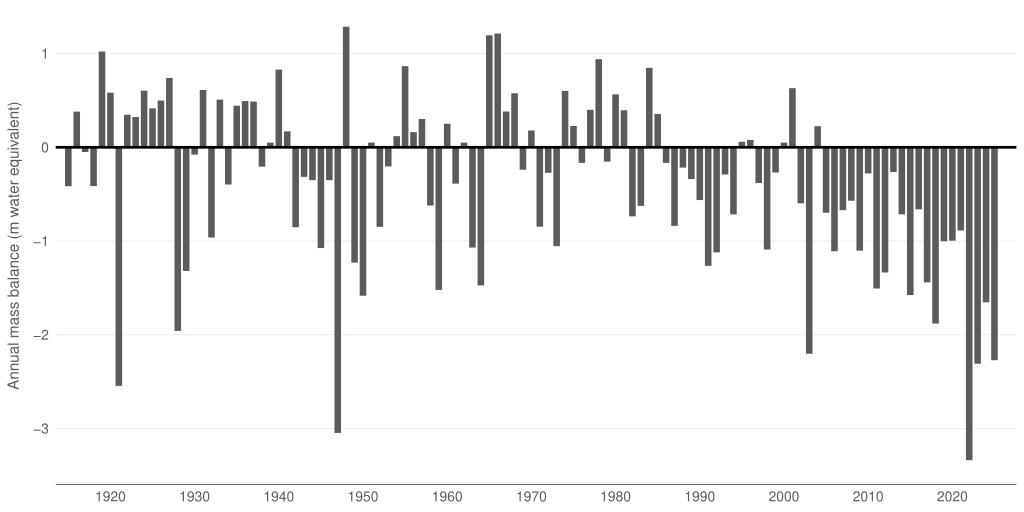

Reproduce this figure in R.
# Task 4 v6 — Silvrettagletscher annual mass balance, 1915-2025.
# v6 changes vs v5:
#   - Scope narrowed from "all monitored Swiss glaciers, area-weighted"
#     to a single glacier: Silvrettagletscher (A10g-05). The aggregated
#     series mixed glaciers with very different baselines, observer
#     histories, and areas; a single-glacier record removes that noise
#     and shows one continuous, comparable measurement.
#   - Silvretta has an unbroken record 1915-2025 (111 years, no gaps),
#     so the chart now spans the full series instead of starting at 1956.
#   - In-panel annotations removed: the two label blocks and their
#     leader segments are gone. The chart now carries only bars, the
#     zero baseline, and the y-axis. Title and source live in Quarto.
#
# Story for Silvretta alone:
#   - 21 straight negative years, 2005-2025. 2004 (+0.225 m w.e.) was
#     the last positive year on record.
#   - Era means: 1915-1989 -0.13 m/yr; 1990-2021 -0.76 m/yr; 2022-2025
#     -2.39 m/yr. The recent four-year average is ~19x the pre-1990
#     baseline.
#   - Worst year: 2022 at -3.34 m w.e.
#
# Source: GLAMOS (2025). Swiss Glacier Mass Balance, release 2025,
#   Glacier Monitoring Switzerland, doi:10.18750/massbalance.2025.r2025.

setwd("/Users/alexanderweber/Documents/hsg/6_semester/data_visualization_with_ai")

suppressPackageStartupMessages({
  library(dplyr)
  library(readr)
  library(ggplot2)
})

source("design_system.R")

chart_family <- ""

mb_cols <- c(
  "glacier", "glacier_id",
  "date_start", "date_end_winter", "date_end",
  "Bw_mm_we", "Bs_mm_we", "Ba_mm_we",
  "ELA", "AAR", "area_km2", "h_min", "h_max", "observer"
)

raw <- read_csv(
  "data/task_04/massbalance_fixdate.csv",
  skip = 9,
  col_names = mb_cols,
  show_col_types = FALSE,
  na = c("", "NA")
)

silvretta <- raw %>%
  filter(glacier == "Silvrettagletscher") %>%
  mutate(
    hydro_year = as.integer(format(as.Date(date_end), "%Y")),
    Ba_m_we    = as.numeric(Ba_mm_we) / 1000
  ) %>%
  filter(!is.na(Ba_m_we)) %>%
  arrange(hydro_year)

# Minimum visible bar height — five years have near-zero mass balance
# (1917, 1939, 1951, 1962, 2000; |Ba| < 0.05 m w.e.) that would render
# as invisible gaps. Render at minimum visible height (preserving sign)
# so every year produces a visible bar. Disclosed in the Quarto caption.
min_visible <- 0.05
silvretta <- silvretta %>%
  mutate(
    Ba_plot = case_when(
      abs(Ba_m_we) >= min_visible ~ Ba_m_we,
      Ba_m_we >= 0                ~  min_visible,
      TRUE                        ~ -min_visible
    )
  )

p <- ggplot(silvretta, aes(x = hydro_year, y = Ba_plot)) +
  geom_col(width = 0.78, fill = pg_palette$alloy) +
  geom_hline(yintercept = 0, color = pg_palette$onyx, linewidth = 0.9) +
  scale_x_continuous(
    breaks = seq(1920, 2020, 10),
    expand = expansion(mult = c(0.01, 0.02))
  ) +
  scale_y_continuous(
    breaks = seq(-3, 1, 1),
    limits = c(-3.5, 1.4),
    expand = expansion(mult = c(0.02, 0.02))
  ) +
  labs(
    x = NULL,
    y = "Annual mass balance (m water equivalent)"
  ) +
  theme_pg(base_family = chart_family)

out_pdf <- "iterations/task_04/v6/glacier_mass_balance_v6.pdf"
ggsave(out_pdf, p, width = 26, height = 13, units = "cm", device = "pdf")
cat("Saved:", out_pdf, "\n")
